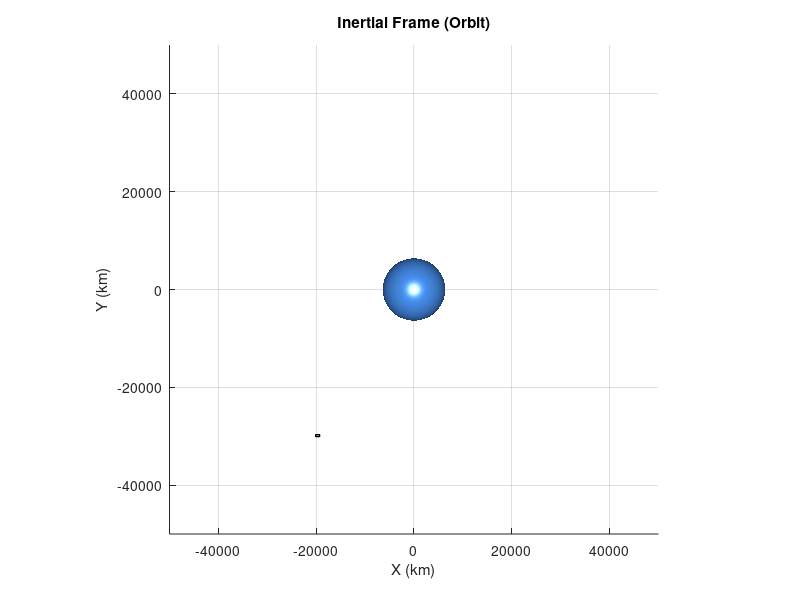
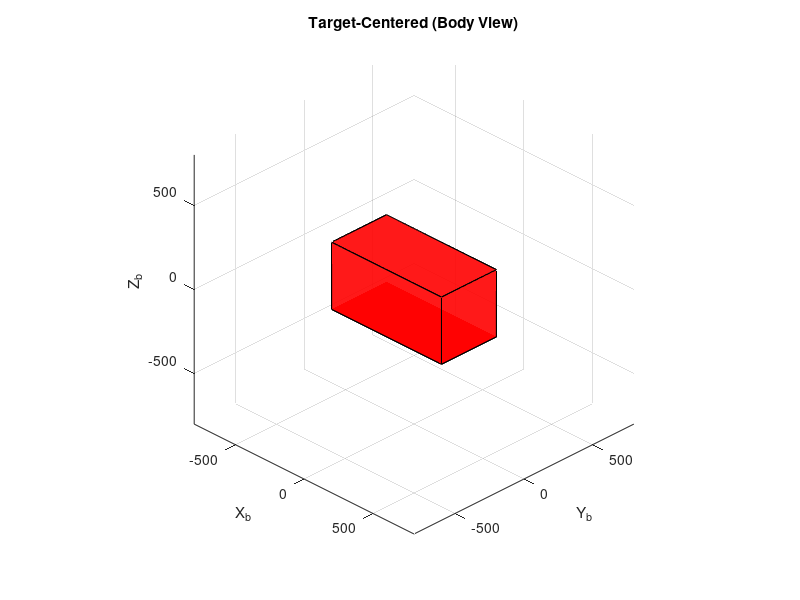

Write MATLAB code to recreate these figures, in order. (Note: this script raises an error after producing the figures.)
%% ================================
% RK4 Orbit + Attitude with
% Dual Display (Inertial + Target-Centered)
% ================================

clear; clc; close all;

%% ---------- Constants ----------
mu = 398600;           % km^3/s^2
Re = 6378;             % km
dt = 0.1;                % s
tf = 34*3600;           % 3 hours
N  = floor(tf/dt);

%% ---------- Initial Orbit ----------
a  = 35790;            % km
e  = 0.00007;
inc  = deg2rad(0.04);
RAAN = deg2rad(219.77);
argp = deg2rad(332.17);
E0   = deg2rad(44.66);

n = sqrt(mu/a^3);

% Rotation matrices
R3 = @(th)[cos(th) sin(th) 0; -sin(th) cos(th) 0; 0 0 1];
R1 = @(th)[1 0 0; 0 cos(th) sin(th); 0 -sin(th) cos(th)];
A = R3(RAAN)*R1(inc)*R3(argp);

% Initial state
r_pf = a*[cos(E0)-e; sqrt(1-e^2)*sin(E0); 0];
v_pf = (n*a^2/norm(r_pf))*[-sin(E0); sqrt(1-e^2)*cos(E0); 0];

r = A.'*r_pf;
v = A.'*v_pf;

%% ---------- Attitude ----------
q = [0;0;0;1];               % quaternion
w = [0.005;0.004;0.004];     % rad/s
J = diag([0.25 0.3 0.2]);

%% ---------- Storage ----------
positions = zeros(3,N);
quats = zeros(4,N);

%% ---------- Dynamics ----------
f_orbit = @(r,v)[v; -mu*r/norm(r)^3];
f_w = @(w) -J\(cross(w,J*w));
f_q = @(q,w) 0.5 * [ ...
     0   -w.'; 
     w   -skew(w)] * q;

%% ---------- Cube Geometry ----------
Lx=800; Ly=400; Lz=400;
V0 = [
   -Lx/2 -Ly/2 -Lz/2;
    Lx/2 -Ly/2 -Lz/2;
    Lx/2  Ly/2 -Lz/2;
   -Lx/2  Ly/2 -Lz/2;
   -Lx/2 -Ly/2  Lz/2;
    Lx/2 -Ly/2  Lz/2;
    Lx/2  Ly/2  Lz/2;
   -Lx/2  Ly/2  Lz/2 ];

F = [1 2 3 4; 5 6 7 8; 1 2 6 5; 2 3 7 6; 3 4 8 7; 4 1 5 8];

%% ---------- FIGURE 1: Inertial ----------
figure(1); clf; hold on; axis equal; grid on;
xlabel('X (km)'); ylabel('Y (km)'); zlabel('Z (km)');
title('Inertial Frame (Orbit)')

[Xe,Ye,Ze] = sphere(60);
surf(Re*Xe,Re*Ye,Re*Ze,'FaceColor',[0.3 0.6 1],'EdgeColor','none');
lighting gouraud; camlight headlight

hCube1 = patch('Vertices',V0+r.','Faces',F,...
    'FaceColor','r','EdgeColor','k','FaceAlpha',0.9);

xlim([-5e4 5e4]); ylim([-5e4 5e4]); zlim([-5e4 5e4]);

%% ---------- FIGURE 2: Target-Centered ----------
figure(2); clf; hold on; axis equal; grid on;
xlabel('X_b'); ylabel('Y_b'); zlabel('Z_b');
title('Target-Centered (Body View)')
lim = max([Lx Ly Lz]);
xlim([-lim lim]); ylim([-lim lim]); zlim([-lim lim]);

hCube2 = patch('Vertices',V0,'Faces',F,...
    'FaceColor','r','EdgeColor','k','FaceAlpha',0.9);

view(45,30)

%% ---------- RK4 + ANIMATION ----------
for k = 1:N

    % Store
    positions(:,k) = r;
    quats(:,k) = q;

    % --- RK4 Orbit ---
    k1 = f_orbit(r,v);
    k2 = f_orbit(r+0.5*dt*k1(1:3), v+0.5*dt*k1(4:6));
    k3 = f_orbit(r+0.5*dt*k2(1:3), v+0.5*dt*k2(4:6));
    k4 = f_orbit(r+dt*k3(1:3), v+dt*k3(4:6));

    r = r + dt/6*(k1(1:3)+2*k2(1:3)+2*k3(1:3)+k4(1:3));
    v = v + dt/6*(k1(4:6)+2*k2(4:6)+2*k3(4:6)+k4(4:6));

    % --- RK4 Attitude ---
    w = w + dt*f_w(w);
    q = q + dt*f_q(q,w);
    q = q/norm(q);

    % --- Rotation matrix ---
    Rb = quat2dcm(q.');

    % --- Update displays ---
    set(hCube1,'Vertices',(Rb*V0.').' + r.');
    set(hCube2,'Vertices',(Rb*V0.').');


    drawnow limitrate
end

%% ---------- Utility ----------
function S = skew(w)
S = [  0   -w(3)  w(2);
      w(3)   0   -w(1);
     -w(2)  w(1)   0  ];
end
